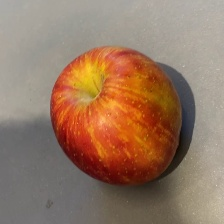
#> input picture assets/foods/apple.jpg, 224 x 224 px
$ python items.py
#> lines starting #> are read from the running program, lines starting #| are printed output that depends on the picture
from PIL import Image

item_name = [
    '蘋果',
    '高麗菜',
    '小黃瓜',
    '馬鈴薯'
]

item_images = [
    Image.open('assets/foods/apple.jpg'),
    Image.open('assets/foods/cabbage.jpg'),
    Image.open('assets/foods/cucumber.jpg'),
    Image.open('assets/foods/potato.jpg')
]
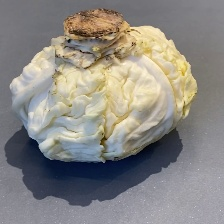
#> input picture assets/foods/cabbage.jpg, 224 x 224 px
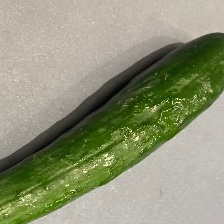
#> input picture assets/foods/cucumber.jpg, 224 x 224 px
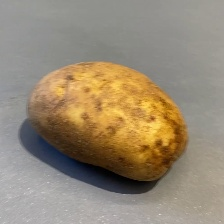
#> input picture assets/foods/potato.jpg, 224 x 224 px

item_durability = [
    5,
    5,
    5,
    5,
]

item_cuisines = [
    '蘋果蛋沙拉、蘋果派、蘋果汁',
    '炒高麗菜',
    '小黃瓜炒甜椒、涼拌小黃瓜',
    '焗烤馬鈴薯、紅燒馬鈴薯',
]

item_handle = [
    '切塊泡水作為催熟劑、洗碗拿來去油汙',
    '切碎後作為有機肥料',
    '切塊後作為有機肥料',
    '拿去移除鐵鏽、清潔窗戶、去除衣物污漬',
]
